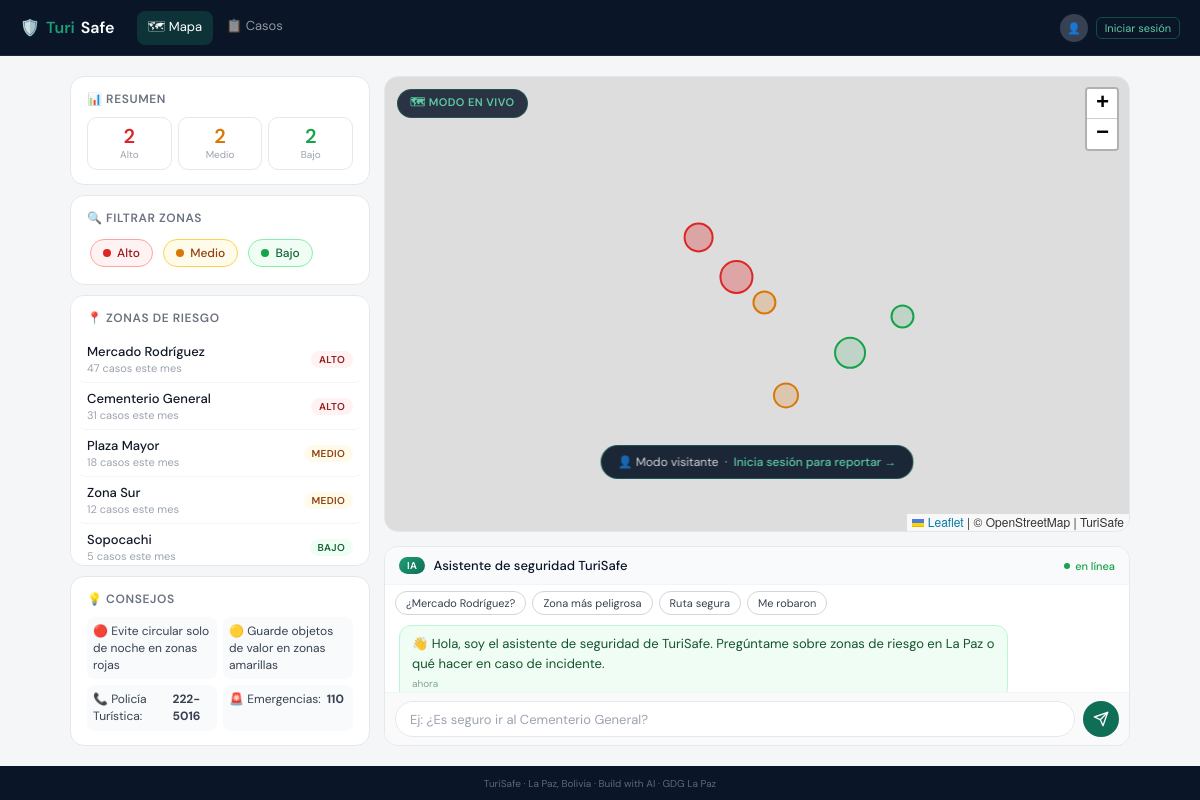
Page /mapa on the committed database.
### tables this page shows
CREATE TABLE zonas_riesgo (
            id        INTEGER PRIMARY KEY AUTOINCREMENT,
            nombre    TEXT NOT NULL,
            lat       REAL NOT NULL,
            lng       REAL NOT NULL,
            nivel     TEXT NOT NULL,
            casos_mes INTEGER NOT NULL DEFAULT 0,
            radio     INTEGER NOT NULL DEFAULT 200
        );

### app.py (the view)
@app.route("/mapa")
def mapa():
    user = session.get("usuario", VISITANTE)
    conn = get_db()
    zonas = rows_to_list(conn.execute("SELECT * FROM zonas_riesgo ORDER BY casos_mes DESC").fetchall())
    conn.close()
    return render_template("mapa.html", zonas=zonas, user=user)

### app.py (called while the page is built)
def get_db():
    os.makedirs("data", exist_ok=True)
    conn = sqlite3.connect(DB_FILE)
    conn.row_factory = sqlite3.Row
    return conn

def rows_to_list(rows):
    return [dict(r) for r in rows]

### templates/mapa.html (shortened to what this page needs)
{% extends "base.html" %}
{% set active = 'mapa' %}
{% block content %}
<div class="mapa-wrap">
  <div class="panel-izq">
    <div class="map-card">
      <h3>📊 Resumen</h3>
      <div class="mini-stats">
        <div class="mini-stat alto">
          <div class="n">{{ zonas | selectattr('nivel','eq','alto') | list | length }}</div>
          <div class="l">Alto</div>
        </div>
        <div class="mini-stat medio">
          <div class="n">{{ zonas | selectattr('nivel','eq','medio') | list | length }}</div>
          <div class="l">Medio</div>
        </div>
        <div class="mini-stat bajo">
          <div class="n">{{ zonas | selectattr('nivel','eq','bajo') | list | length }}</div>
          <div class="l">Bajo</div>
        </div>
      </div>
    </div>
    <div class="map-card">
      <h3>🔍 Filtrar zonas</h3>
      <div>
        <button class="filtro-chip alto active" id="chip-alto" onclick="toggleFiltro('alto')">
          <span class="dot dot-alto"></span> Alto
        </button>
        <button class="filtro-chip medio active" id="chip-medio" onclick="toggleFiltro('medio')">
          <span class="dot dot-medio"></span> Medio
        </button>
        <button class="filtro-chip bajo active" id="chip-bajo" onclick="toggleFiltro('bajo')">
          <span class="dot dot-bajo"></span> Bajo
        </button>
      </div>
    </div>
    <div class="map-card" style="flex:1; overflow-y:auto;">
      <h3>📍 Zonas de riesgo</h3>
      {% for z in zonas %}
      <div class="zona-item" onclick="irAZona({{ z.lat }}, {{ z.lng }}, '{{ z.nombre }}', '{{ z.nivel }}')">
        <div>
          <div class="zona-nombre">{{ z.nombre }}</div>
          <div class="zona-casos">{{ z.casos_mes }} casos este mes</div>
        </div>
        <span class="pill-sm {{ z.nivel }}">{{ z.nivel }}</span>
      </div>
      {% endfor %}
    </div>
    <div class="map-card">
      <h3>💡 Consejos</h3>
      <div class="recom-grid">
        <div class="recom-item">🔴 Evite circular solo de noche en zonas rojas</div>
        <div class="recom-item">🟡 Guarde objetos de valor en zonas amarillas</div>
        <div class="recom-item">📞 Policía Turística: <strong>222-5016</strong></div>
        <div class="recom-item">🚨 Emergencias: <strong>110</strong></div>
      </div>
    </div>
  </div>
  <div class="mapa-container">
    <div class="map-badge">🗺 MODO EN VIVO</div>
  {% if user.rol == 'visitante' %}
  <div style="position:absolute;bottom:52px;left:50%;transform:translateX(-50%);z-index:1000;background:rgba(10,22,40,0.92);border:1px solid rgba(29,158,117,0.4);border-radius:20px;padding:8px 16px;font-size:12px;color:rgba(255,255,255,0.8);white-space:nowrap;backdrop-filter:blur(8px)">
    👤 Modo visitante &nbsp;·&nbsp; <a href="/login" style="color:#5DCAA5;text-decoration:none;font-weight:500">Inicia sesión para reportar →</a>
  </div>
  {% endif %}
    <div id="map"></div>
  </div>
  <div class="chat-panel">
    <div class="chat-header">
      <span class="ia-badge">IA</span>
      <span>Asistente de seguridad TuriSafe</span>
      <span class="chat-status">en línea</span>
    </div>
    <div class="quick-btns">
      <button class="quick-btn" onclick="preguntarRapido('¿Es seguro el Mercado Rodríguez?')">¿Mercado Rodríguez?</button>
      <button class="quick-btn" onclick="preguntarRapido('¿Qué zona es más peligrosa?')">Zona más peligrosa</button>
      <button class="quick-btn" onclick="preguntarRapido('¿Cómo llegar seguro a la Plaza Mayor?')">Ruta segura</button>
      <button class="quick-btn" onclick="preguntarRapido('¿Qué hago si me roban?')">Me robaron</button>
    </div>
    <div class="chat-msgs" id="chat-msgs">
      <div class="msg bot">
        👋 Hola, soy el asistente de seguridad de TuriSafe. Pregúntame sobre zonas de riesgo en La Paz o qué hacer en caso de incidente.
        <div class="msg-time">ahora</div>
      </div>
    </div>
    <div class="chat-input-row">
      <input class="chat-input" id="chat-input" type="text"
        placeholder="Ej: ¿Es seguro ir al Cementerio General?"
        onkeydown="if(event.key==='Enter') enviarMsg()">
      <button class="chat-send" onclick="enviarMsg()">
        <svg viewBox="0 0 24 24"><line x1="22" y1="2" x2="11" y2="13"/><polygon points="22 2 15 22 11 13 2 9 22 2"/></svg>
      </button>
    </div>
  </div>
</div>
<link rel="stylesheet" href="https://unpkg.com/leaflet@1.9.4/dist/leaflet.css"/>
{% endblock %}

### templates/base.html (shortened to what this page needs)
<!DOCTYPE html>
<html lang="es">
<head>
</head>
<body>
<nav class="navbar">
  <a href="/mapa" class="logo">🛡️ <span>Turi</span>Safe</a>
  <div class="nav-links">
    <a href="/mapa" {% if active=='mapa' %}class="active"{% endif %}>🗺 Mapa</a>
    <a href="/casos" {% if active=='casos' %}class="active"{% endif %}>📋 Casos</a>
  </div>
  <div class="user-info">
    {% if user.rol == 'visitante' %}
    <div class="avatar" style="background:#374151">👤</div>
    {% else %}
    <div class="avatar">{{ user.nombre[:2].upper() }}</div>
    <span class="user-name">{{ user.nombre.split()[0] }}</span>
    {% endif %}
    {% if user.rol == 'visitante' %}
    <a href="/login" class="btn-logout" style="color:#5DCAA5;border-color:rgba(29,158,117,0.4)">Iniciar sesión</a>
    {% else %}
    <a href="/logout" class="btn-logout">Salir</a>
    {% endif %}
  </div>
</nav>
<div class="container">
  {% block content %}{% endblock %}
</div>
<footer>TuriSafe · La Paz, Bolivia · Build with AI · GDG La Paz</footer>
</body>
</html>

### templates/base.html (style rules this page uses)
* { box-sizing:border-box;margin:0;padding:0 }
body { font-family:'DM Sans',sans-serif;background:#f4f6f8;min-height:100vh;display:flex;flex-direction:column }
.navbar { background:#0a1628;color:#fff;padding:0 12px;height:52px;display:flex;align-items:center;gap:8px;position:sticky;top:0;z-index:300;border-bottom:1px solid rgba(255,255,255,0.08) }
.navbar .logo { font-weight:600;font-size:15px;color:#fff;text-decoration:none;display:flex;align-items:center;gap:6px;flex-shrink:0 }
.navbar .logo span { color:#1D9E75 }
.nav-links { display:none;gap:2px }
.nav-links a { color:rgba(255,255,255,0.55);text-decoration:none;font-size:13px;padding:6px 11px;border-radius:8px;transition:all .15s;white-space:nowrap }
.nav-links a.active { color:#fff;background:rgba(29,158,117,0.2) }
.user-info { display:none;align-items:center;gap:6px;flex-shrink:0 }
.avatar { width:28px;height:28px;border-radius:50%;background:#1D9E75;display:flex;align-items:center;justify-content:center;font-weight:600;font-size:11px;color:#fff;flex-shrink:0 }
.btn-logout { color:rgba(255,255,255,0.4);text-decoration:none;font-size:11px;padding:3px 8px;border:1px solid rgba(255,255,255,0.1);border-radius:6px;white-space:nowrap }
.container { max-width:1100px;margin:0 auto;padding:12px;flex:1;width:100% }
footer { background:#0a1628;color:rgba(255,255,255,0.35);font-size:10px;text-align:center;padding:10px 12px;margin-top:auto;line-height:1.6 }
@media (min-width:640px) { .nav-links { display:flex;margin:0 8px } }
@media (min-width:640px) { .user-info { display:flex;margin-left:auto;gap:8px } }
@media (min-width:640px) { .navbar { padding:0 20px;gap:14px;height:56px } }
@media (min-width:640px) { .navbar .logo { font-size:16px } }
@media (min-width:640px) { .container { padding:20px } }

### rows in the picture
zonas_riesgo: nombre "Mercado Rodríguez", casos_mes "47", nivel "ALTO"
zonas_riesgo: nombre "Cementerio General", casos_mes "31", nivel "ALTO"
zonas_riesgo: nombre "Plaza Mayor", casos_mes "18", nivel "MEDIO"
zonas_riesgo: nombre "Zona Sur", casos_mes "12", nivel "MEDIO"
zonas_riesgo: nombre "Sopocachi", casos_mes "5", nivel "BAJO"

### other values in the picture
{{ zonas | selectattr('nivel','eq','alto') | list | length }} "2"
{{ zonas | selectattr('nivel','eq','medio') | list | length }} "2"
{{ zonas | selectattr('nivel','eq','bajo') | list | length }} "2"
